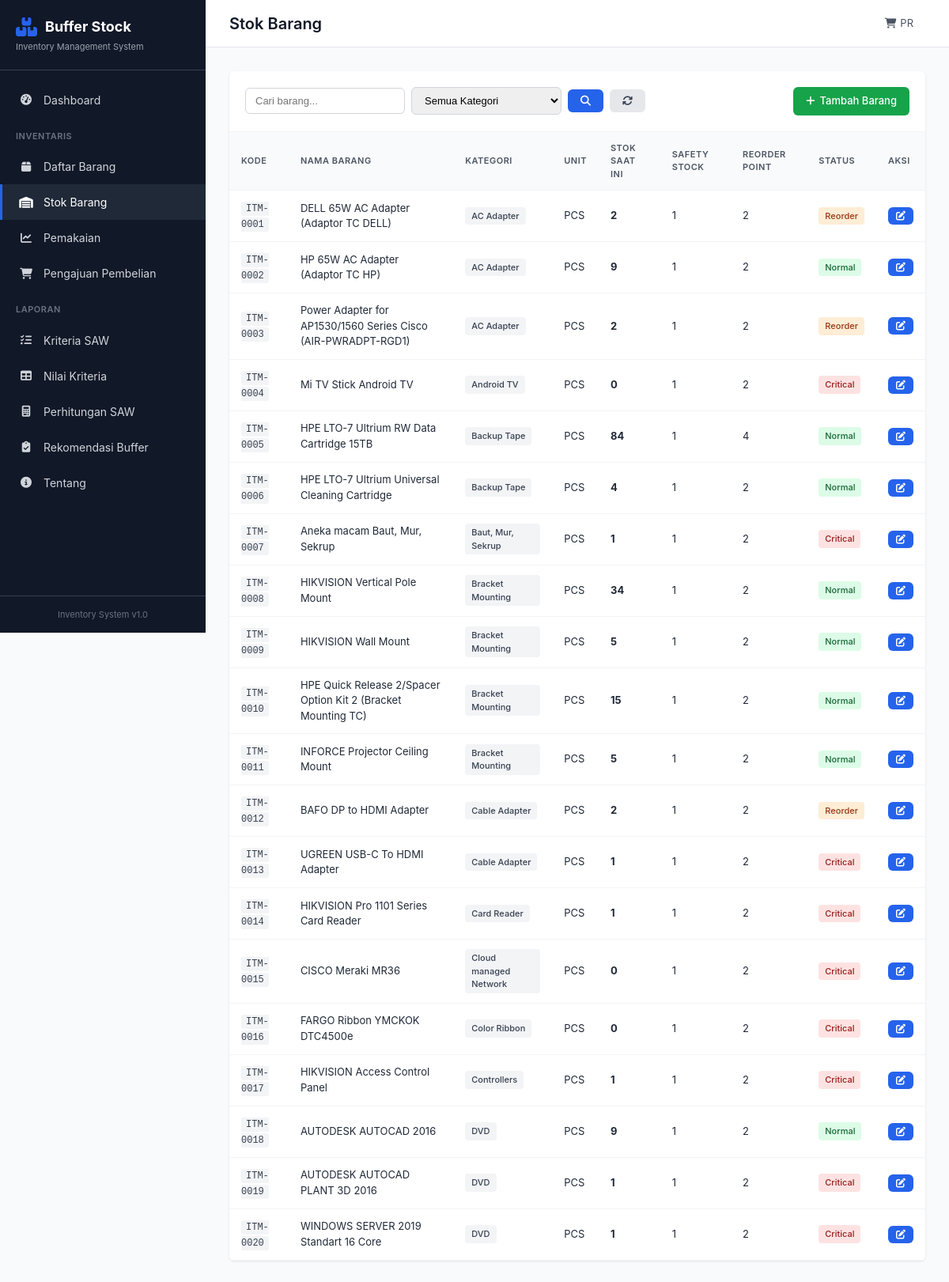
Page /stock on the earlier database version.
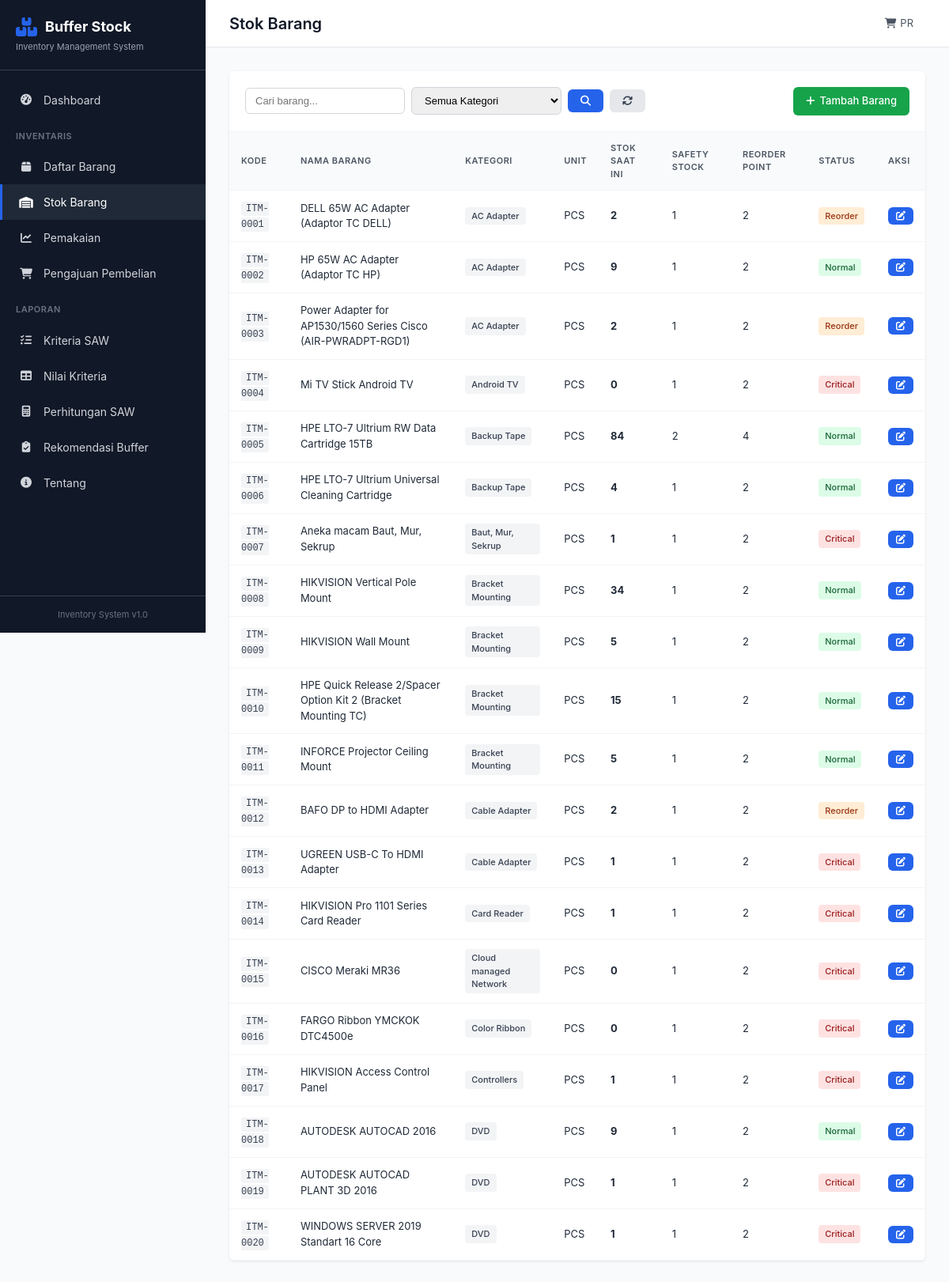
Same page on the later database version.
### app/models.py (models this page shows, shortened)
class Item(db.Model):
    __tablename__ = 'items'
    id = db.Column(db.Integer, primary_key=True)
    kode_item = db.Column(db.String(50), unique=True, nullable=False)
    nama_item = db.Column(db.String(200), nullable=False)
    kategori = db.Column(db.String(100), nullable=False)
    unit = db.Column(db.String(50), default='PCS')
    harga = db.Column(db.Float, default=0)
    supplier = db.Column(db.String(200))
    lokasi_rak = db.Column(db.String(50))
    created_at = db.Column(db.DateTime, default=datetime.utcnow)
    criteria_values = db.relationship('CriteriaValue', backref='item', lazy=True, cascade='all, delete-orphan')

class Stock(db.Model):
    __tablename__ = 'stocks'
    id = db.Column(db.Integer, primary_key=True)
    item_id = db.Column(db.Integer, db.ForeignKey('items.id'), nullable=False)
    quantity = db.Column(db.Float, default=0)
    safety_stock = db.Column(db.Float, default=0)
    reorder_point = db.Column(db.Float, default=0)
    last_updated = db.Column(db.DateTime, default=datetime.utcnow, onupdate=datetime.utcnow)
    item = db.relationship('Item', backref='stock_items', lazy=True)

### app/routes.py (the view)
@main_bp.route('/stock')
def stock():
    page = request.args.get('page', 1, type=int)
    per_page = 20
    search = request.args.get('search')
    kategori_filter = request.args.get('kategori')
    query = Item.query.join(Stock, Item.id == Stock.item_id, isouter=True)
    if search:
        query = query.filter(Item.nama_item.ilike(f'%{search}%'))
    if kategori_filter:
        query = query.filter(Item.kategori == kategori_filter)
    items = query.order_by(Item.kode_item).paginate(page=page, per_page=per_page, error_out=False)
    categories = db.session.query(Item.kategori).distinct().all()
    categories = [c[0] for c in categories]
    return render_template('stock/index.html', items=items, categories=categories)

### app/templates/stock/index.html (shortened to what this page needs)
{% extends 'base.html' %}
{% block page_title %}Stok Barang{% endblock %}
{% block content %}
<div class="section">
    <div class="card">
        <div class="card-header">
            <form method="GET" class="filter-form">
                <input type="text" name="search" placeholder="Cari barang..." value="{{ request.args.get('search', '') }}">
                <select name="kategori">
                    <option value="">Semua Kategori</option>
                </select>
                <button type="submit" class="btn btn-primary"><i class="fas fa-search"></i></button>
                <a href="{{ url_for('main.stock') }}" class="btn btn-secondary"><i class="fas fa-sync"></i></a>
            </form>
            <a href="{{ url_for('main.items') }}" class="btn btn-success">
                <i class="fas fa-plus"></i> Tambah Barang
            </a>
        </div>
        <div class="table-responsive">
            <table class="data-table">
                <thead>
                    <tr>
                        <th>Kode</th>
                        <th>Nama Barang</th>
                        <th>Kategori</th>
                        <th>Unit</th>
                        <th>Stok Saat Ini</th>
                        <th>Safety Stock</th>
                        <th>Reorder Point</th>
                        <th>Status</th>
                        <th>Aksi</th>
                    </tr>
                </thead>
                <tbody>
                    {% for item in items.items %}
                    {% set stock = item.stock_items[0] if item.stock_items else none %}
                    <tr>
                        <td><code>{{ item.kode_item }}</code></td>
                        <td>{{ item.nama_item }}</td>
                        <td><span class="badge">{{ item.kategori }}</span></td>
                        <td>{{ item.unit }}</td>
                        <td>
                            {% if stock %}
                            <strong>{{ stock.quantity|int }}</strong>
                            {% else %}
                            <span class="text-muted">-</span>
                            {% endif %}
                        </td>
                        <td>{{ stock.safety_stock|int if stock else '-' }}</td>
                        <td>{{ stock.reorder_point|int if stock else '-' }}</td>
                        <td>
                            {% if stock %}
                                {% if stock.quantity <= stock.safety_stock %}
                                <span class="badge badge-danger">Critical</span>
                                {% elif stock.quantity <= stock.reorder_point %}
                                <span class="badge badge-warning">Reorder</span>
                                {% else %}
                                <span class="badge badge-success">Normal</span>
                                {% endif %}
                            {% else %}
                            <span class="badge">No Data</span>
                            {% endif %}
                        </td>
                        <td>
                            <button class="btn btn-sm btn-primary" onclick="editStock({{ item.id }}, '{{ item.kode_item }}', '{{ item.nama_item }}', {{ stock.quantity|int if stock else 0 }}, {{ stock.safety_stock|int if stock else 0 }}, {{ stock.reorder_point|int if stock else 0 }})">
                                <i class="fas fa-edit"></i>
                            </button>
                        </td>
                    </tr>
                    {% endfor %}
                </tbody>
            </table>
        </div>
    </div>
</div>
{% endblock %}

### app/templates/base.html (shortened to what this page needs)
<!DOCTYPE html>
<html lang="id">
<head>
    <link rel="stylesheet" href="{{ url_for('static', filename='css/style.css') }}">
    <link rel="stylesheet" href="https://cdnjs.cloudflare.com/ajax/libs/font-awesome/6.4.2/css/all.min.css">
</head>
<body>
    <div class="sidebar">
        <div class="sidebar-header">
            <div class="logo">
                <i class="fas fa-boxes"></i>
                <span>Buffer Stock</span>
            </div>
            <p class="subtitle">Inventory Management System</p>
        </div>
        <nav class="sidebar-nav">
            <a href="{{ url_for('main.index') }}" class="nav-item {% if request.endpoint == 'main.index' %}active{% endif %}">
                <i class="fas fa-tachometer-alt"></i>
                <span>Dashboard</span>
            </a>
            <div class="nav-section">Inventaris</div>
            <a href="{{ url_for('main.items') }}" class="nav-item {% if 'items' in request.endpoint %}active{% endif %}">
                <i class="fas fa-box"></i>
                <span>Daftar Barang</span>
            </a>
            <a href="{{ url_for('main.stock') }}" class="nav-item {% if request.endpoint == 'main.stock' %}active{% endif %}">
                <i class="fas fa-warehouse"></i>
                <span>Stok Barang</span>
            </a>
            <a href="{{ url_for('main.usage') }}" class="nav-item {% if 'usage' in request.endpoint %}active{% endif %}">
                <i class="fas fa-chart-line"></i>
                <span>Pemakaian</span>
            </a>
            <a href="{{ url_for('main.purchase_list') }}" class="nav-item {% if 'purchase' in request.endpoint %}active{% endif %}">
                <i class="fas fa-shopping-cart"></i>
                <span>Pengajuan Pembelian</span>
            </a>
            <div class="nav-section">Laporan</div>
            <a href="{{ url_for('main.criteria') }}" class="nav-item {% if request.endpoint == 'main.criteria' %}active{% endif %}">
                <i class="fas fa-list-check"></i>
                <span>Kriteria SAW</span>
            </a>
            <a href="{{ url_for('main.criteria_values') }}" class="nav-item {% if request.endpoint == 'main.criteria_values' %}active{% endif %}">
                <i class="fas fa-table"></i>
                <span>Nilai Kriteria</span>
            </a>
            <a href="{{ url_for('main.calculation') }}" class="nav-item {% if request.endpoint == 'main.calculation' %}active{% endif %}">
                <i class="fas fa-calculator"></i>
                <span>Perhitungan SAW</span>
            </a>
            <a href="{{ url_for('main.buffer_recommendation') }}" class="nav-item {% if request.endpoint == 'main.buffer_recommendation' %}active{% endif %}">
                <i class="fas fa-clipboard-check"></i>
                <span>Rekomendasi Buffer</span>
            </a>
            <a href="{{ url_for('main.about') }}" class="nav-item">
                <i class="fas fa-info-circle"></i>
                <span>Tentang</span>
            </a>
        </nav>
        <div class="sidebar-footer">
            <p>Inventory System v1.0</p>
        </div>
    </div>
    <div class="main-content">
        <header class="header">
            <h1>{% block page_title %}Dashboard{% endblock %}</h1>
            <div class="header-actions">
                <a href="{{ url_for('main.purchase_list') }}" class="header-link">
                    <i class="fas fa-shopping-cart"></i> PR
                </a>
            </div>
        </header>
        <main class="content">
            {% block content %}{% endblock %}
        </main>
    </div>
</body>
</html>

### app/static/css/style.css (style rules this page uses)
:root { --primary: #2563eb; --primary-dark: #1d4ed8; --success: #16a34a; --danger: #dc2626; --warning: #ea580c; --info: #0891b2; --gray-50: #f9fafb; --gray-100: #f3f4f6; --gray-200: #e5e7eb; --gray-300: #d1d5db; --gray-400: #9ca3af; --gray-500: #6b7280; --gray-600: #4b5563; --gray-700: #374151; --gray-800: #1f2937; --gray-900: #111827; --sidebar-width: 260px; --header-height: 60px; --border-radius: 6px; --shadow: 0 1px 3px rgba(0,0,0,0.1); --shadow-md: 0 4px 6px rgba(0,0,0,0.1); }
* { margin: 0; padding: 0; box-sizing: border-box; }
body { font-family: -apple-system, BlinkMacSystemFont, 'Segoe UI', Roboto, 'Helvetica Neue', Arial, sans-serif; font-size: 14px; line-height: 1.5; color: var(--gray-800); background: var(--gray-50); }
.sidebar { position: fixed; left: 0; top: 0; width: var(--sidebar-width); height: 100vh; background: var(--gray-900); color: white; display: flex; flex-direction: column; z-index: 100; }
.sidebar-header { padding: 20px; border-bottom: 1px solid var(--gray-700); }
.logo { display: flex; align-items: center; gap: 10px; font-size: 18px; font-weight: 700; }
.logo i { font-size: 24px; color: var(--primary); }
.subtitle { font-size: 11px; color: var(--gray-400); margin-top: 4px; }
.sidebar-nav { flex: 1; padding: 15px 0; overflow-y: auto; }
.nav-section { padding: 15px 20px 8px; font-size: 11px; font-weight: 600; text-transform: uppercase; letter-spacing: 0.5px; color: var(--gray-500); }
.nav-item { display: flex; align-items: center; gap: 12px; padding: 12px 20px; color: var(--gray-300); text-decoration: none; transition: all 0.2s; border-left: 3px solid transparent; }
.nav-item.active { background: var(--gray-800); color: white; border-left-color: var(--primary); }
.nav-item i { width: 20px; text-align: center; }
.sidebar-footer { padding: 15px 20px; border-top: 1px solid var(--gray-700); font-size: 11px; color: var(--gray-500); text-align: center; }
.main-content { margin-left: var(--sidebar-width); min-height: 100vh; }
.header { height: var(--header-height); background: white; border-bottom: 1px solid var(--gray-200); display: flex; align-items: center; justify-content: space-between; padding: 0 30px; position: sticky; top: 0; z-index: 50; }
.header h1 { font-size: 20px; font-weight: 600; color: var(--gray-900); }
.header-actions { display: flex; align-items: center; gap: 15px; }
.content { padding: 30px; }
.section { margin-bottom: 30px; }
.card { background: white; border-radius: var(--border-radius); box-shadow: var(--shadow); overflow: hidden; }
.card-header { padding: 20px; border-bottom: 1px solid var(--gray-100); display: flex; align-items: center; justify-content: space-between; gap: 15px; flex-wrap: wrap; }
.table-responsive { overflow-x: auto; }
.data-table { width: 100%; border-collapse: collapse; font-size: 13px; }
.data-table th, .data-table td { padding: 12px 15px; text-align: left; border-bottom: 1px solid var(--gray-100); }
.data-table th { background: var(--gray-50); font-weight: 600; color: var(--gray-600); text-transform: uppercase; font-size: 11px; letter-spacing: 0.5px; }
.badge { display: inline-block; padding: 3px 8px; background: var(--gray-100); color: var(--gray-700); border-radius: 4px; font-size: 11px; font-weight: 500; }
.badge-success { background: #dcfce7; color: #166534; }
.badge-danger { background: #fee2e2; color: #991b1b; }
.badge-warning { background: #ffedd5; color: #9a3412; }
.btn { display: inline-flex; align-items: center; gap: 6px; padding: 8px 16px; border: none; border-radius: var(--border-radius); font-size: 13px; font-weight: 500; cursor: pointer; text-decoration: none; transition: all 0.2s; }
.btn-primary { background: var(--primary); color: white; }
.btn-success { background: var(--success); color: white; }
.btn-secondary { background: var(--gray-200); color: var(--gray-700); }
.btn-sm { padding: 5px 10px; font-size: 12px; }
.filter-form { display: flex; align-items: center; gap: 8px; flex-wrap: wrap; }
.filter-form input, .filter-form select { padding: 8px 12px; border: 1px solid var(--gray-300); border-radius: var(--border-radius); font-size: 13px; }
code { font-family: 'Courier New', monospace; font-size: 12px; background: var(--gray-100); padding: 2px 6px; border-radius: 3px; color: var(--gray-700); }
.header-link { color: var(--gray-600); text-decoration: none; font-size: 13px; display: flex; align-items: center; gap: 5px; }

Differences in the rows shown:
changed Stock (number 5 of 20 on the later page): safety_stock "1" → "2"
